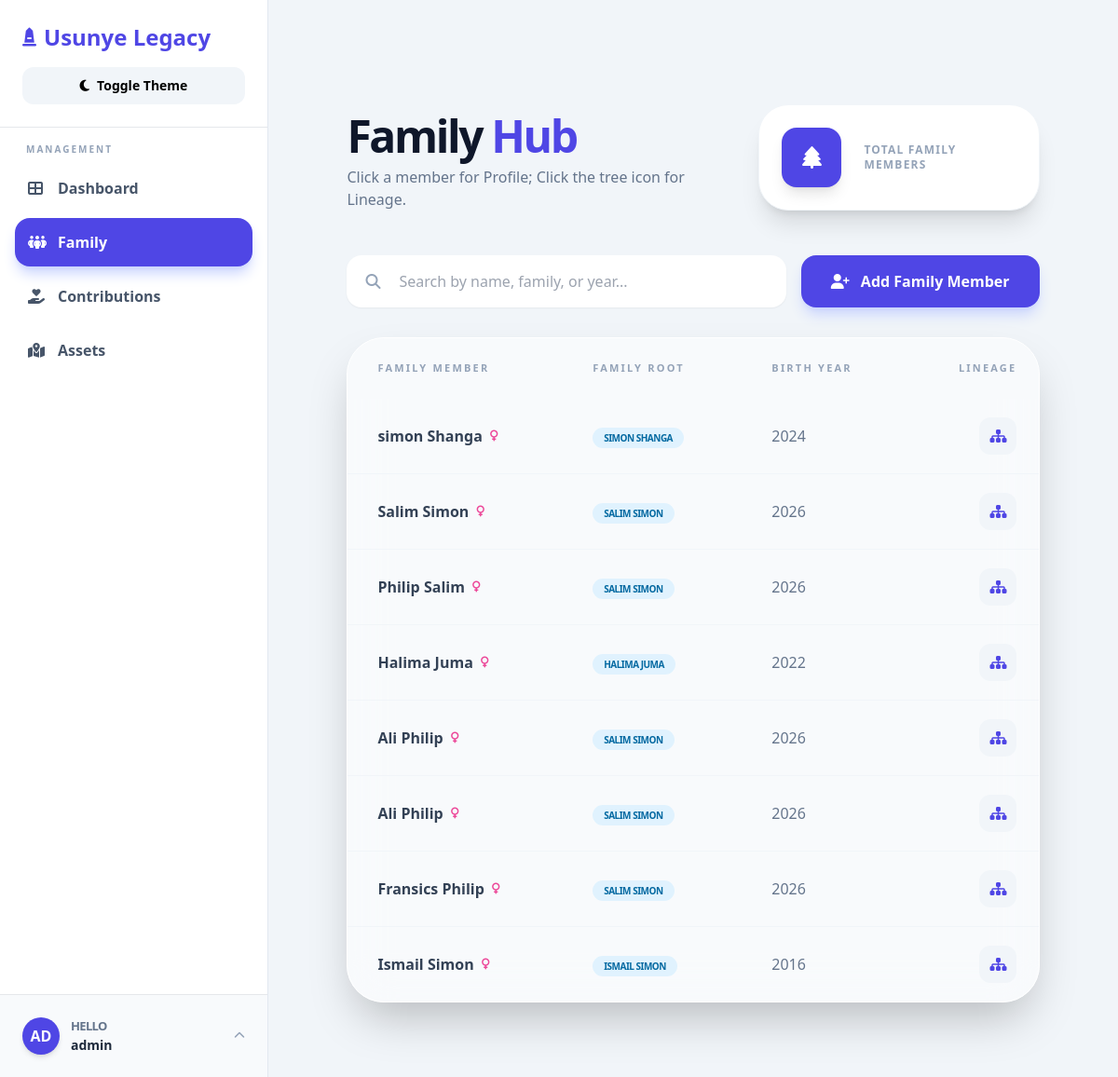
The page /person/ (signed in) on the database as committed earlier.
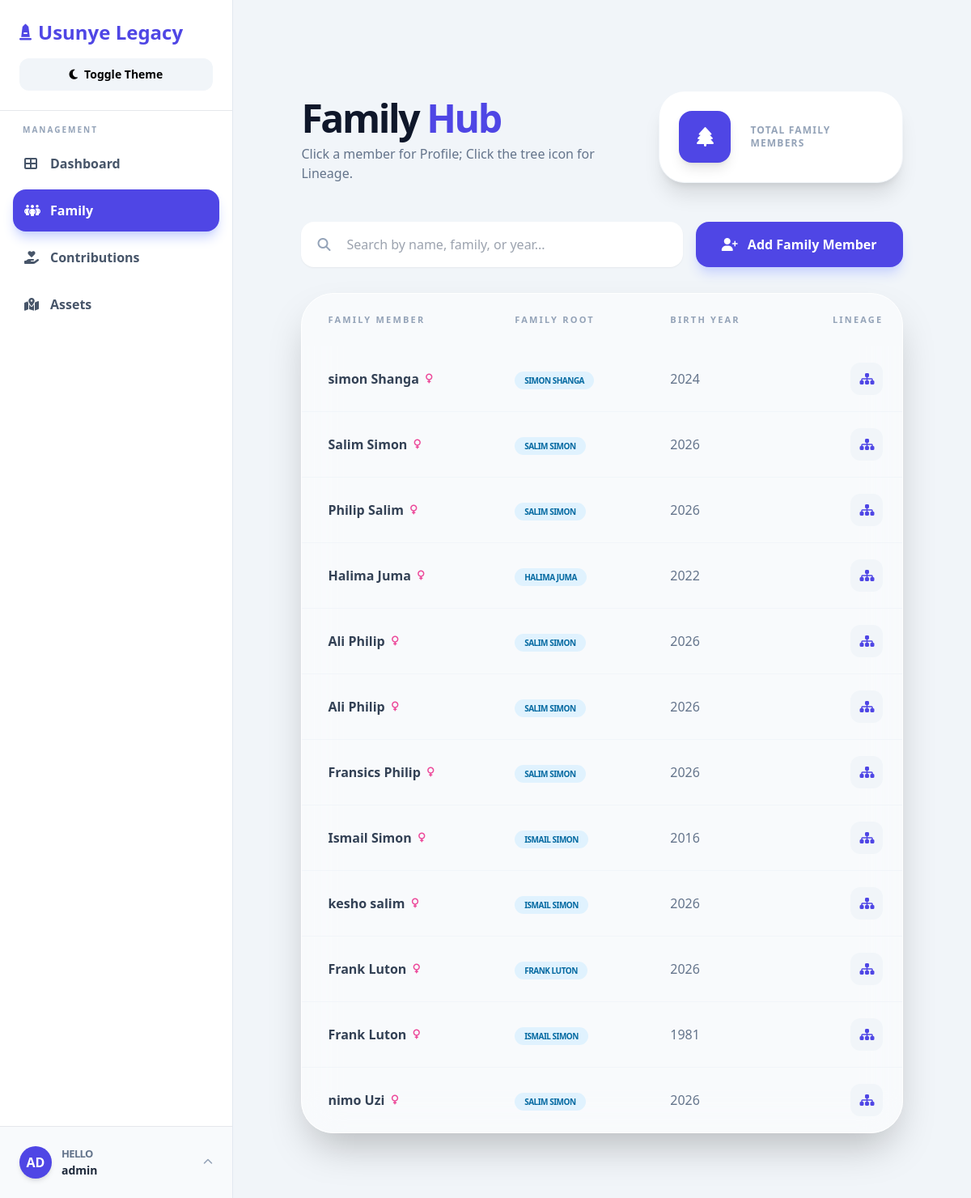
The same page on the database as committed later.
### lineage/models.py (models this page shows, shortened)
class Person(models.Model):
    GENDER_CHOICES = [("M", "Male"), ("F", "Female")]
    STATUS_CHOICES = [("alive", "Alive"), ("deceased", "Deceased")]
    JOB_CHOICES = [("employed", "Employed"), ("unemployed", "Unemployed")]
    DISABILITY_CHOICES = [
        ("none", "None"),
        ("physical", "Physical"),
        ("mental", "Mental"),
    ]
    first_name = models.CharField(max_length=100)
    last_name = models.CharField(max_length=100)
    birth_date = models.DateField(null=True, blank=True)
    status = models.CharField(max_length=20, choices=STATUS_CHOICES, default="alive")
    job_status = models.CharField(
        max_length=20, choices=JOB_CHOICES, default="unemployed"
    )
    disability_status = models.CharField(
        max_length=20, choices=DISABILITY_CHOICES, default="none"
    )
    gender = models.CharField(
        max_length=10,
        choices=GENDER_CHOICES,
        null=True,
        blank=True,
    )
    father = models.ForeignKey(
        "self",
        null=True,
        blank=True,
        related_name="children_from_father",
        on_delete=models.SET_NULL,
    )
    mother = models.ForeignKey(
        "self",
        null=True,
        blank=True,
        related_name="children_from_mother",
        on_delete=models.SET_NULL,
    )
    spouse = models.OneToOneField(
        "self",
        null=True,
        blank=True,
        related_name="married_to",
        on_delete=models.SET_NULL,
    )
    photo = models.ImageField(upload_to="members/", null=True, blank=True)
    def __str__(self):
        return f"{self.first_name} {self.last_name}"
    def get_family_root(self):
        current = self
        while current.father and current.father.father:
            current = current.father
        return current

### lineage/views.py (the view)
# urls.py: path("person/", views.person_list, name="family"),
@login_required(login_url="login")
def person_list(request):
    persons = Person.objects.all()
    form = PersonForm(request.POST or None, request.FILES or None)
    if form.is_valid():
        form.save()
        return redirect("family")
    return render(request, "lineage/family.html", {"persons": persons, "form": form})

### lineage/forms.py (shortened to what this page needs)
class PersonForm(forms.ModelForm):
    class Meta:
        model = Person
        fields = [
            "first_name",
            "last_name",
            "birth_date",
            "status",
            "job_status",
            "disability_status",
            "gender",
            "father",
            "mother",
            "spouse",
            "photo",
        ]
        widgets = {
            "birth_date": forms.DateInput(attrs={"type": "date"}),
        }

### lineage/templates/lineage/family.html (shortened to what this page needs)
{% extends 'lineage/base.html' %}
{% block content %}
<div class="max-w-[95%] mx-auto px-4 py-8 animate-fade-in">
    <div class="flex flex-col lg:flex-row justify-between items-end mb-12 gap-6">
        <div class="space-y-2">
            <h2 class="text-4xl md:text-5xl font-black text-slate-900 dark:text-white tracking-tighter">Family <span
                    class="text-indigo-600">Hub</span></h2>
            <p class="text-slate-500 dark:text-slate-400 font-medium">Click a member for Profile; Click the tree icon
                for Lineage.</p>
        </div>
        <div
            class="bg-white dark:bg-slate-800 p-6 rounded-[2rem] shadow-xl border border-slate-100 dark:border-slate-700 flex items-center gap-6 w-full lg:w-auto min-w-[280px]">
            <div
                class="h-16 w-16 bg-indigo-600 rounded-2xl flex items-center justify-center text-white shadow-lg shrink-0">
                <i class="fas fa-tree text-2xl"></i>
            </div>
            <div>
                <p class="text-xs font-bold text-slate-400 uppercase tracking-widest">Total Family Members</p>
            </div>
        </div>
    </div>
    <div class="flex flex-col md:flex-row gap-4 mb-8">
        <div class="relative flex-grow group">
            <i
                class="fas fa-search absolute left-5 top-1/2 -translate-y-1/2 text-slate-400 group-focus-within:text-indigo-500 transition-colors"></i>
            <input type="text" id="live-search" placeholder="Search by name, family, or year..."
                class="w-full pl-14 pr-6 py-4 bg-white dark:bg-slate-900 rounded-2xl border-none shadow-sm focus:ring-2 focus:ring-indigo-500 transition-all dark:text-white outline-none">
        </div>
        <button onclick="openAddModal()"
            class="bg-indigo-600 hover:bg-indigo-700 text-white px-8 py-4 rounded-2xl font-bold transition-all flex items-center justify-center gap-3 shadow-lg shadow-indigo-200 whitespace-nowrap active:scale-95">
            <i class="fas fa-user-plus"></i> Add Family Member
        </button>
    </div>
    <div id="table-wrapper" class="bg-white/50 dark:bg-slate-900/50 backdrop-blur-xl rounded-[2.5rem] border border-white dark:border-slate-800 shadow-2xl overflow-hidden">
        <div class="overflow-x-auto scrollbar-hide">
            <table class="w-full text-left border-collapse min-w-[750px]">
                <thead>
                    <tr class="bg-slate-50/50 dark:bg-slate-800/50 text-slate-400 uppercase text-[11px] tracking-[0.2em] font-bold">
                        <th class="px-8 py-6">Family Member</th>
                        <th class="px-8 py-6">Family Root</th>
                        <th class="px-8 py-6">Birth Year</th>
                        <th class="px-8 py-6 text-right">Lineage</th>
                    </tr>
                </thead>
                <tbody id="directory-body" class="divide-y divide-slate-100 dark:divide-slate-800">
                    {% for member in persons %}
                    <tr class="group hover:bg-white dark:hover:bg-slate-800 transition-all cursor-pointer member-row"
                        onclick="openProfile('{{ member.id }}')">
                        <td class="px-8 py-5">
                            <div class="flex items-center gap-4">
                                <div class="flex flex-col">
                                    <div class="flex items-center gap-2">
                                        <span class="font-bold text-slate-700 dark:text-slate-200 whitespace-nowrap searchable-name">
                                            {{ member.first_name }} {{ member.last_name }}</span>
                                        {% if member.gender == 'Male' %}
                                        <i class="fas fa-mars text-blue-500 text-xs shrink-0"></i>
                                        {% else %}
                                        <i class="fas fa-venus text-pink-500 text-xs shrink-0"></i>
                                        {% endif %}
                                    </div>
                                </div>
                            </div>
                        </td>
                        <td class="px-8 py-5">
                            <span class="px-3 py-1 rounded-full text-[10px] font-black uppercase tracking-tighter whitespace-nowrap searchable-type bg-sky-100 text-sky-700">
                                {{ member.get_family_root }}
                            </span>
                        </td>
                        <td class="px-8 py-5 text-slate-500 dark:text-slate-400 font-medium searchable-year">
                            {{ member.birth_date|date:"Y" }}</td>
                        <td class="px-8 py-5 text-right">
                            <button
                                onclick="event.stopPropagation(); showTree('{{ member.id }}', '{{ member.first_name|escapejs }} {{ member.last_name|escapejs }}')"
                                class="bg-slate-100 dark:bg-slate-700 h-10 w-10 rounded-xl text-indigo-600 group-hover:bg-indigo-600 group-hover:text-white transition-all inline-flex items-center justify-center">
                                <i class="fas fa-sitemap"></i>
                            </button>
                        </td>
                    </tr>
                    {% endfor %}
                </tbody>
            </table>
        </div>
    </div>
</div>
{% endblock %}

### lineage/templates/lineage/base.html (shortened to what this page needs)
<!DOCTYPE html>
<html lang="en">
<head>
    <script src="https://cdn.tailwindcss.com"></script>
    <link rel="stylesheet" href="https://cdnjs.cloudflare.com/ajax/libs/font-awesome/6.5.0/css/all.min.css">
</head>
<body
    class="bg-slate-100 dark:bg-slate-900 dark:text-white transition-colors duration-300 antialiased overflow-x-hidden">
    <aside id="main-sidebar"
        class="fixed inset-y-0 left-0 w-72 bg-white dark:bg-slate-800 border-r border-slate-200 dark:border-slate-700 flex flex-col z-50 transition-transform duration-300 -translate-x-full lg:translate-x-0">
        <div class="p-6 border-b dark:border-slate-700">
            <div class="flex items-center justify-between mb-4">
                <h1 class="text-2xl font-bold text-indigo-600 dark:text-indigo-400 flex items-center gap-2">
                    <i class="fas fa-monument text-xl"></i> Usunye Legacy
                </h1>
            </div>
            <button id="theme-toggle"
                class="w-full flex items-center justify-center gap-2 px-3 py-2.5 rounded-xl bg-slate-100 dark:bg-slate-700 text-sm font-bold hover:bg-indigo-600 hover:text-white dark:hover:bg-indigo-600 transition-all duration-300">
                <i id="theme-icon" class="fas fa-moon"></i> Toggle Theme
            </button>
        </div>
        <nav class="flex-1 p-4 space-y-1.5 overflow-y-auto">
            <p class="text-[10px] font-black uppercase text-slate-400 mb-2 px-3 tracking-[0.2em] dark:text-slate-500">
                Management</p>
            <a href="{% url 'dashboard' %}"
                class="flex items-center gap-3 p-3.5 rounded-2xl font-bold transition-all group
                {% if request.resolver_match.url_name == 'dashboard' %} bg-indigo-600 text-white shadow-lg shadow-indigo-200 dark:shadow-none
                {% else %} text-slate-600 dark:text-slate-300 hover:bg-slate-50 hover:text-indigo-600 dark:hover:bg-slate-700 {% endif %}">
                <i class="fas fa-th-large w-5 group-hover:scale-110 transition"></i> Dashboard
            </a>
            <a href="{% url 'family' %}"
                class="flex items-center gap-3 p-3.5 rounded-2xl font-bold transition-all group
                {% if request.resolver_match.url_name == 'family' %} bg-indigo-600 text-white shadow-lg shadow-indigo-200 dark:shadow-none
                {% else %} text-slate-600 dark:text-slate-300 hover:bg-slate-50 hover:text-indigo-600 dark:hover:bg-slate-700 {% endif %}">
                <i class="fas fa-people-group w-5 group-hover:scale-110 transition"></i> Family
            </a>
            <a href="{% url 'contributions' %}"
                class="flex items-center gap-3 p-3.5 rounded-2xl font-bold transition-all group
                {% if request.resolver_match.url_name == 'contribution_create' %} bg-indigo-600 text-white shadow-lg shadow-indigo-200 dark:shadow-none
                {% else %} text-slate-600 dark:text-slate-300 hover:bg-slate-50 hover:text-indigo-600 dark:hover:bg-slate-700 {% endif %}">
                <i class="fas fa-hand-holding-heart w-5 group-hover:scale-110 transition"></i> Contributions
            </a>
            <a href="{% url 'assets' %}"
                class="flex items-center gap-3 p-3.5 rounded-2xl font-bold transition-all group
                {% if request.resolver_match.url_name == 'assets' %} bg-indigo-600 text-white shadow-lg shadow-indigo-200 dark:shadow-none
                {% else %} text-slate-600 dark:text-slate-300 hover:bg-slate-50 hover:text-indigo-600 dark:hover:bg-slate-700 {% endif %}">
                <i class="fas fa-map-marked-alt w-5 group-hover:scale-110 transition"></i> Assets
            </a>
        </nav>
        <div class="p-4 border-t bg-slate-50 dark:bg-slate-900/30 dark:border-slate-700 relative">
            {% if user.is_authenticated %}
            <div class="flex items-center gap-3 cursor-pointer p-2 rounded-2xl hover:bg-slate-200/50 dark:hover:bg-slate-700 transition"
                id="user-dropdown-button">
                <div
                    class="w-10 h-10 rounded-full bg-indigo-600 dark:bg-indigo-500 flex items-center justify-center text-white font-bold shadow-md">
                    {{ user.username|slice:":2"|upper }}
                </div>
                <div class="overflow-hidden">
                    <p class="text-[13px] text-slate-500 dark:text-slate-400 font-black uppercase tracking-tighter">
                        Hello</p>
                    <p class="text-sm font-black text-slate-800 dark:text-slate-200 truncate">
                        {{ user.get_full_name|default:user.username }}
                    </p>
                </div>
                <i class="fas fa-chevron-up text-slate-400 ml-auto text-xs"></i>
            </div>
            {% else %}
            <div class="text-center py-4">
                <p class="text-xs font-black text-slate-400 uppercase">Legacy Admin</p>
            </div>
            {% endif %}
        </div>
    </aside>
    <main class="lg:ml-72 min-h-screen transition-all duration-300">
        <div class="p-6 sm:p-8 md:p-12">
            <div class="animate__animated animate__fadeIn animate__delay-1s">
                {% block content %}{% endblock %}
            </div>
        </div>
    </main>
</body>
</html>

### lineage/templates/lineage/base.html (style rules this page uses)
html { scroll-behavior: smooth; }

Rows that differ between the two databases and show on the page:
added Person: first_name "kesho", last_name "salim", gender "M" (drawn), get_family_root "ISMAIL SIMON", birth_date "2026"
added Person: first_name "Frank", last_name "Luton", get_family_root "FRANK LUTON", birth_date "2026"
added Person: first_name "Frank", last_name "Luton", gender "F" (drawn), get_family_root "ISMAIL SIMON", birth_date "1981"
added Person: first_name "nimo", last_name "Uzi", gender "F" (drawn), get_family_root "SALIM SIMON", birth_date "2026"
